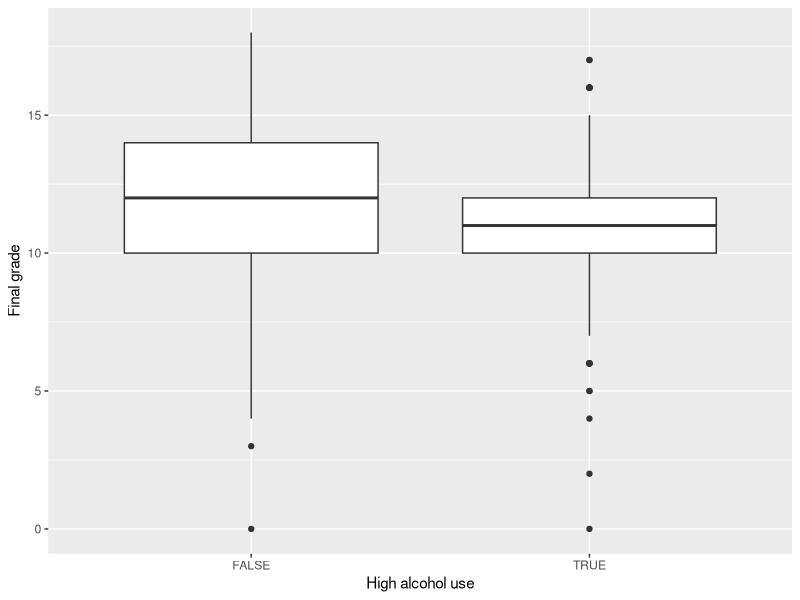
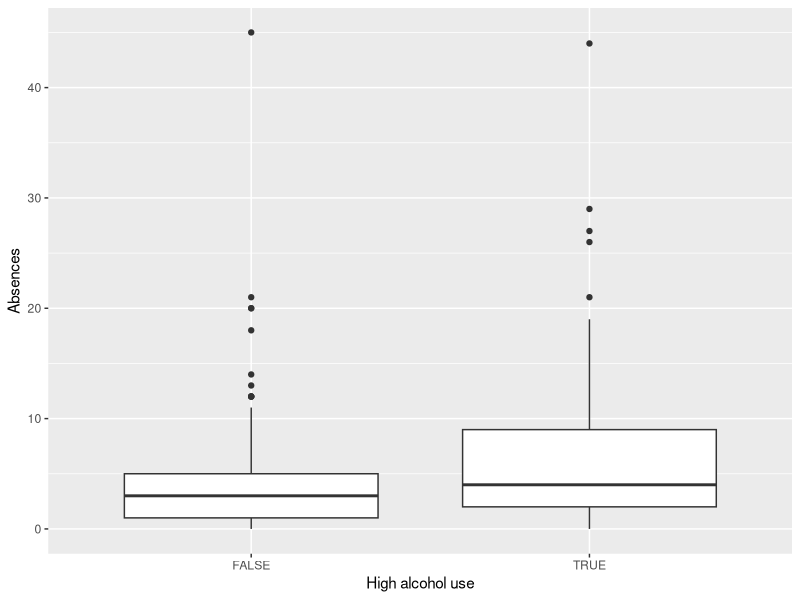
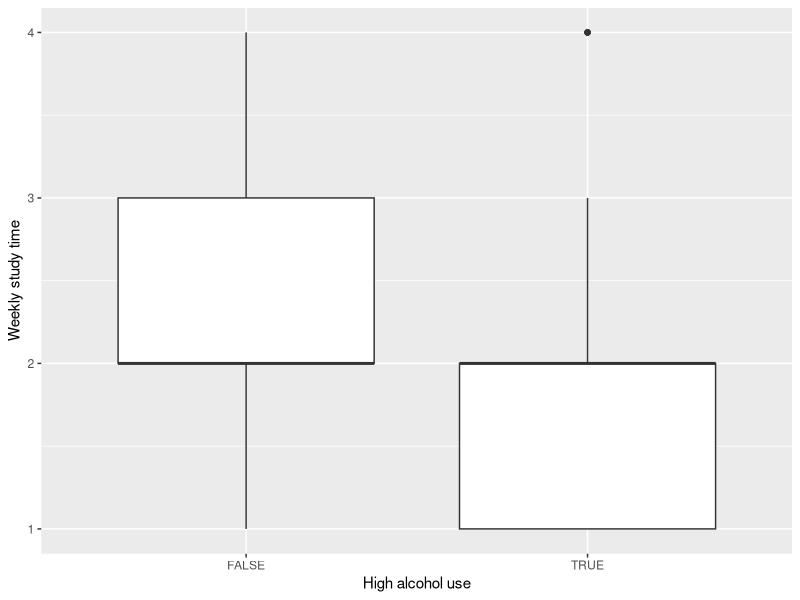
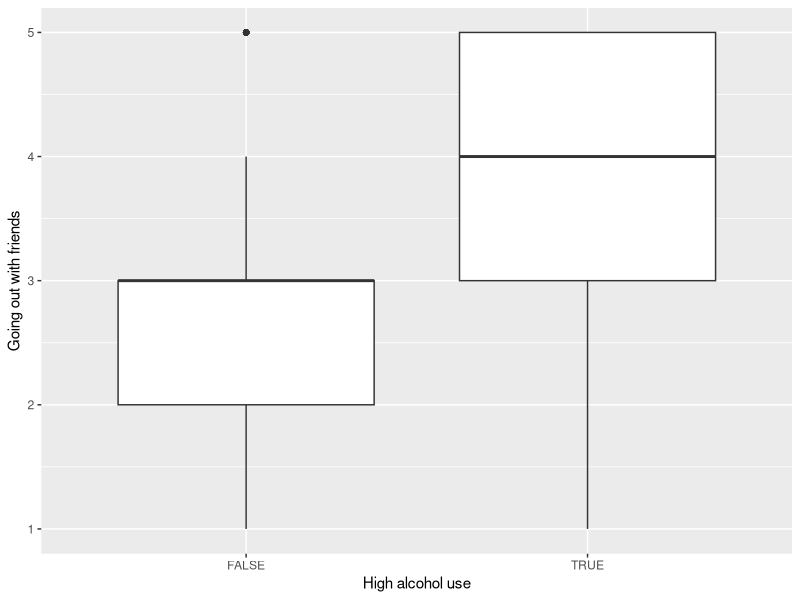
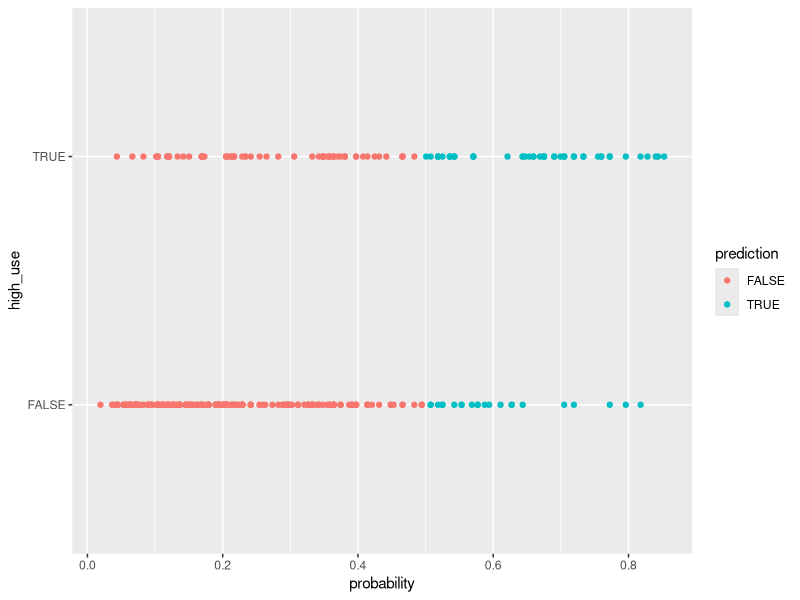

The R source for these figures, in order:
## ---- chunk 1
alc <- read.table("data/alc.csv", sep = ";", header = TRUE)
## ---- chunk 2
str(alc)
## ---- chunk 3
summary(alc)
## ---- chunk 4
library("dplyr")
alc %>% group_by(high_use) %>% summarise(count = n(), mean_grade = mean(G3))
alc %>% group_by(high_use) %>% summarise(count = n(), mean_absences = mean(absences))
alc %>% group_by(high_use) %>% summarise(count = n(), mean_study_time = mean(studytime))
alc %>% group_by(high_use) %>% summarise(count = n(), mean_go_out = mean(goout))
## ---- chunk 5
library(ggplot2)

g1 <- ggplot(alc, aes(x = high_use, y = G3))
g1 + geom_boxplot() + xlab("High alcohol use") + ylab("Final grade")

g2 <- ggplot(alc, aes(x = high_use, y = absences))
g2 + geom_boxplot() + xlab("High alcohol use") + ylab("Absences")

g3 <- ggplot(alc, aes(x = high_use, y = studytime))
g3 + geom_boxplot() + xlab("High alcohol use") + ylab("Weekly study time")

g4 <- ggplot(alc, aes(x = high_use, y = goout))
g4 + geom_boxplot() + xlab("High alcohol use") + ylab("Going out with friends")
## ---- chunk 6
m <- glm(high_use ~ G3 + absences + studytime + goout, data = alc, family = "binomial")
summary(m)
## ---- chunk 7
m <- glm(high_use ~ absences + studytime + goout, data = alc, family = "binomial")
summary(m)
## ---- chunk 8
# compute odds ratios (OR)
OR <- coef(m) %>% exp

# compute confidence intervals (CI)
CI <- confint(m) %>% exp

# print out the odds ratios with their confidence intervals
cbind(OR, CI)
## ---- chunk 9
# predict() the probability of high_use
probabilities <- predict(m, type = "response")

# add the predicted probabilities to 'alc'
alc <- mutate(alc, probability = probabilities)

# use the probabilities to make a prediction of high_use
alc <- mutate(alc, prediction = probability > 0.5)

# tabulate the target variable versus the predictions
table(high_use = alc$high_use, prediction = alc$prediction)
## ---- chunk 10
library(dplyr); library(ggplot2)

g <- ggplot(alc, aes(x = probability, y = high_use, col = prediction))

# define the geom as points and draw the plot
g + geom_point()

## ---- chunk 11
# loss function definition
loss_func <- function(class, prob) {
  n_wrong <- abs(class - prob) > 0.5
  mean(n_wrong)
}

# compute the proportion of wrong predictions in the (training) data
loss_func(class = alc$high_use, prob = alc$probability)
